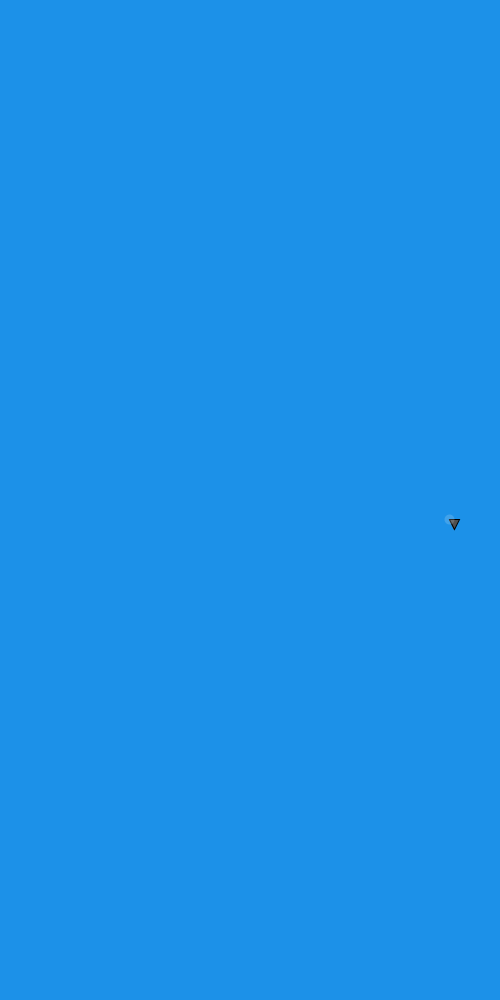
Frame 1 (no input)
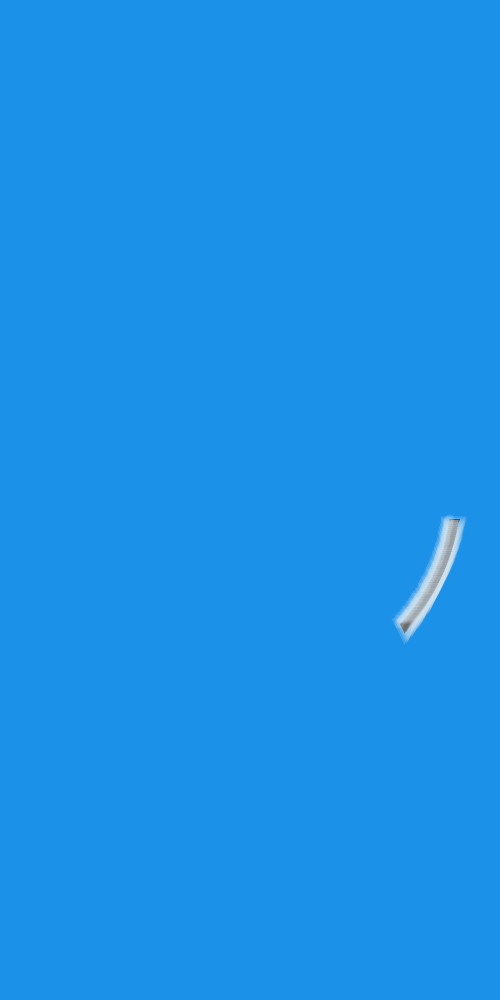
Frame 60 (the mouse pressed at the canvas centre just before this capture)
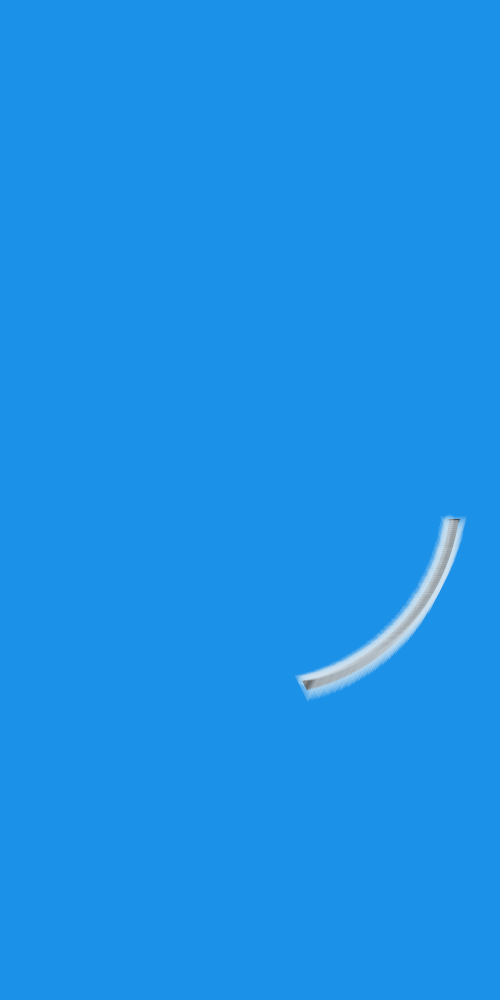
Frame 120 (the mouse held since frame 60 and released just before this capture)

The Processing sketch that drew these frames (run headless with seeded random() and noise(); from frame 60 on, the mouse is pressed at the canvas centre):

// Processing sketch: processing_154790
// ── processing_154790.pde

float theta = 0.1;
float r = 200;

void setup(){
  size(500, 1000);
  smooth();
  background(28, 145, 232, 50);
  frameRate(100);
  
}

void draw(){
   fill(80, 80, 80);
  triangle(250+r*cos(theta), 500+r*sin(theta), 260+r*cos(theta), 500+r*sin(theta), 255+r*cos(theta), 510+r*sin(theta));
  strokeWeight(10);
  stroke(215, 229, 240, 50);
  point(250+r*cos(theta), 500+r*sin(theta));
  theta += 0.01;
  r -= 0.1;
  
  
}
